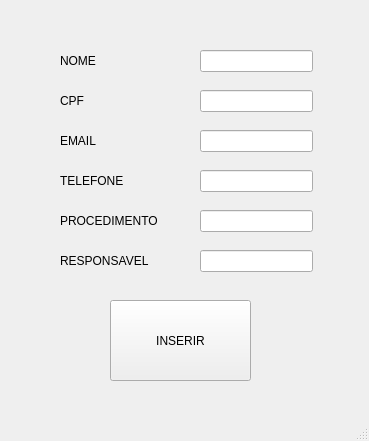
<?xml version="1.0" encoding="UTF-8"?>
<ui version="4.0">
 <class>MainWindow</class>
 <widget class="QMainWindow" name="MainWindow">
  <property name="geometry">
   <rect>
    <x>0</x>
    <y>0</y>
    <width>369</width>
    <height>441</height>
   </rect>
  </property>
  <property name="windowTitle">
   <string>MainWindow</string>
  </property>
  <widget class="QWidget" name="centralwidget">
   <widget class="QLabel" name="lb_nome">
    <property name="geometry">
     <rect>
      <x>60</x>
      <y>40</y>
      <width>141</width>
      <height>41</height>
     </rect>
    </property>
    <property name="text">
     <string>NOME</string>
    </property>
   </widget>
   <widget class="QLabel" name="lb_cpf">
    <property name="geometry">
     <rect>
      <x>60</x>
      <y>80</y>
      <width>141</width>
      <height>41</height>
     </rect>
    </property>
    <property name="text">
     <string>CPF</string>
    </property>
   </widget>
   <widget class="QLabel" name="lb_email">
    <property name="geometry">
     <rect>
      <x>60</x>
      <y>120</y>
      <width>141</width>
      <height>41</height>
     </rect>
    </property>
    <property name="text">
     <string>EMAIL</string>
    </property>
   </widget>
   <widget class="QLabel" name="lb_telefone">
    <property name="geometry">
     <rect>
      <x>60</x>
      <y>160</y>
      <width>141</width>
      <height>41</height>
     </rect>
    </property>
    <property name="text">
     <string>TELEFONE</string>
    </property>
   </widget>
   <widget class="QLabel" name="lb_responsavel">
    <property name="geometry">
     <rect>
      <x>60</x>
      <y>240</y>
      <width>141</width>
      <height>41</height>
     </rect>
    </property>
    <property name="text">
     <string>RESPONSAVEL</string>
    </property>
   </widget>
   <widget class="QLabel" name="lb_procedimento">
    <property name="geometry">
     <rect>
      <x>60</x>
      <y>200</y>
      <width>141</width>
      <height>41</height>
     </rect>
    </property>
    <property name="text">
     <string>PROCEDIMENTO</string>
    </property>
   </widget>
   <widget class="QPushButton" name="botao_inserir">
    <property name="geometry">
     <rect>
      <x>110</x>
      <y>300</y>
      <width>141</width>
      <height>81</height>
     </rect>
    </property>
    <property name="text">
     <string>INSERIR</string>
    </property>
   </widget>
   <widget class="QLineEdit" name="campo_1">
    <property name="geometry">
     <rect>
      <x>200</x>
      <y>50</y>
      <width>113</width>
      <height>22</height>
     </rect>
    </property>
   </widget>
   <widget class="QLineEdit" name="campo_2">
    <property name="geometry">
     <rect>
      <x>200</x>
      <y>90</y>
      <width>113</width>
      <height>22</height>
     </rect>
    </property>
   </widget>
   <widget class="QLineEdit" name="campo_3">
    <property name="geometry">
     <rect>
      <x>200</x>
      <y>130</y>
      <width>113</width>
      <height>22</height>
     </rect>
    </property>
   </widget>
   <widget class="QLineEdit" name="campo_5">
    <property name="geometry">
     <rect>
      <x>200</x>
      <y>210</y>
      <width>113</width>
      <height>22</height>
     </rect>
    </property>
   </widget>
   <widget class="QLineEdit" name="campo_6">
    <property name="geometry">
     <rect>
      <x>200</x>
      <y>250</y>
      <width>113</width>
      <height>22</height>
     </rect>
    </property>
   </widget>
   <widget class="QLineEdit" name="campo_4">
    <property name="geometry">
     <rect>
      <x>200</x>
      <y>170</y>
      <width>113</width>
      <height>22</height>
     </rect>
    </property>
   </widget>
  </widget>
  <widget class="QMenuBar" name="menubar">
   <property name="geometry">
    <rect>
     <x>0</x>
     <y>0</y>
     <width>369</width>
     <height>26</height>
    </rect>
   </property>
  </widget>
  <widget class="QStatusBar" name="statusbar"/>
 </widget>
 <resources/>
 <connections/>
</ui>
